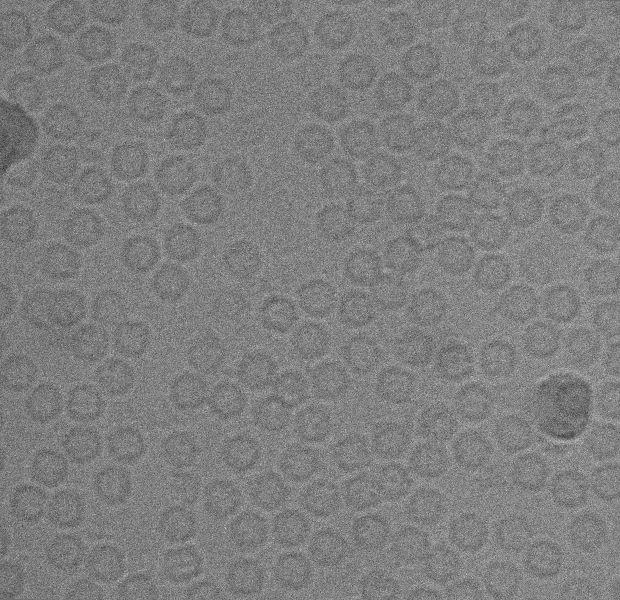
%> input picture Guide User Interface_GUI/Apoferritin cryo-EM dataset/May08_03.05.02.bin_avg.png, 1240 x 1200 px (shown at 1/2 size); the run also reads 1 picture not shown here
$ octave AutoPicker_Final_Demo.m   (GNU Octave 9; MATLAB toolbox functions it lacks are replaced by stand-ins)
%> lines starting %> are read from the running program, lines starting %| are printed output that depends on the picture; in (x1, y1, x2, y2) boxes, pixels count from 0 and x2, y2 are one past the last pixel; in counts of white or black regions, pixels touching at a corner belong together; the program's own positions count from 1
### Signle Particle Detection_Demo/Our_Clustering1.m
function [cluster_image] = Our_Clustering1(im)
%UNTITLED Summary of this function goes here
%   Detailed explanation goes here
% douple the image
img=double(im);

[row,col,color_mp]= size(img);

% Convert the image from 2D to 1D image space...
img_vector = img(:);

% specify number of clusters
Clusters=4;

Cluster = cell(1,Clusters);
Cluster(:) = {zeros(size(img_vector,1),1);};

% Range
range = max(img_vector) - min(img_vector);

% Determine the # of steps
stepv = range/Clusters;
% Cluster initialization
K=stepv:stepv:max(img_vector);

for ii=1:size(img_vector,1)
    difference = abs(K-img_vector(ii));
    [y,ind]=min(difference);
    Cluster{ind}(ii)=img_vector(ii);
end

cluster_1=reshape(Cluster{1,1},[row col]);
C1=cluster_1;C1(cluster_1~=0)=1;
cluster_2=reshape(Cluster{1,2},[row col]);
C2=cluster_2;C2(cluster_2~=0)=2;
cluster_3=reshape(Cluster{1,3},[row col]);
C3=cluster_3;C3(cluster_3~=0)=3;
cluster_4=reshape(Cluster{1,4},[row col]);
C4=cluster_4;C4(cluster_4~=0)=4;
%
figure;suptitle('Clustering using Our Clustering');
subplot 221; imshow(C1);title('Cluster #1');
subplot 222; imshow(C2);title('Cluster #2');
subplot 223; imshow(C3);title('Cluster #3');
subplot 224; imshow(C4);title('Cluster #4');
%%
% cluster_Image_I = imcrop(cluster1,[381 140 56 50]);
% imwrite(cluster_Image_I,'Clustering_before_cleaning_cropped.png');
% figure; imshow(cluster1);
figure; imshow(C1);title('CryoEM-Binary Mask Image');
cluster1=bwareaopen(C1,250);
binIM=cluster1;
SE=strel('disk',1);
cluster2=imerode(binIM,SE);
k=imfill(cluster2,'holes');
BW = imclose(k,SE);
cluster3=bwareaopen(BW,0);
cluster3=imdilate(cluster3,SE);
figure; imshow(cluster3);title('CryoEM-Cleaned Binary Mask Image');
cluster_image=cluster3;
% Final_cluster_Image_I = imcrop(cluster_image,[381 140 56 50]);
% imwrite(Final_cluster_Image_I,'Clustering_After_cleaning_cropped.png');
end

### Signle Particle Detection_Demo/evaluation.m
function [ acc,sen_recall,spe,pre,TPR,TNR,Miss_class,F_1_score] = evaluation( confusion )
%PERFORMANCE evaluate the performance of prediction
%   against true labels

% calculate the sensitivity = t-pos/pos  /* true positive recognition rate */
TP=confusion(1);
FN=confusion(2);
FP=confusion(3);
TN=confusion(4);
Total=TP+FN+FP+TN;

% Sensitivity or true positive rate (TPR).. sen=TP/(TP+FN)
  sen_recall=TP/(TP+FN);

% specificity or true positive rate (TPR).. sen=TP/(TP+FN)
  spe=TP/(TP+FP);

% Precision or positive predictive value (PPV)..prec=TP/(TP+FP)
  pre=TP/(TP+FP);

% True Positive Rate
  TPR=TP/(TP+FP);

% True Negative Rate
if TN==0
    TNR=0;
else
  TNR=TN/(TN+FP);
end

% Misclassification Rate = (FP+FN)/total
  Miss_class=(FN)/(FN+TP);

% Accuracy
  acc = (TP+TN)/Total;

% F1 score
  F_1_score=(2*TP)/(2*TP+FP+FN);

end

### Signle Particle Detection_Demo/K_means_Clustering1.m
function [cluster_image] = K_means_Clustering(img)
%UNTITLED2 Summary of this function goes here
%   Detailed explanation goes here
 % specify number of clusters
    ab = double(img);
    nrows = size(ab,1);
    ncols = size(ab,2);
    ab = reshape(ab,nrows*ncols,1);

    nColors = 4;
    % repeat the clustering 3 times to avoid local minima
    [cluster_idx, cluster_center] = kmeans(ab,nColors,'distance','sqEuclidean', 'Replicates', 3);

    pixel_labels = reshape(cluster_idx,nrows,ncols);
    imshow(pixel_labels,[]);

    % Sort the Clusters
    Ckm1=pixel_labels;Ckm1(pixel_labels~=1)=0;
    Ckm2=pixel_labels;Ckm2(pixel_labels~=2)=0;
    Ckm3=pixel_labels;Ckm3(pixel_labels~=3)=0;
    Ckm4=pixel_labels;Ckm4(pixel_labels~=4)=0;

    figure;suptitle('Clustering using K-means');
    subplot 221; imshow(Ckm1);title('Cluster #1');
    subplot 222; imshow(Ckm2);title('Cluster #2');
    subplot 223; imshow(Ckm3);title('Cluster #3');
    subplot 224; imshow(Ckm4);title('Cluster #4');
    disp(' ');
    clc;
    disp('_________________________________________________________');
    disp('                                                         ');
    disp('   S  E  G  M  E  N  T  A  T  I  O  N   -  S  T  E  P    ');
    disp('              U S I N G   K - M E A N S                  ');
    disp('_________________________________________________________');
    disp(' ');
    sel=input('Select Propoer Cluster #:" ');
    %
    if sel==1
        cluster=Ckm1;
    elseif sel==2
        cluster=Ckm2;
    elseif sel==3
        cluster=Ckm3;
    else
        cluster=Ckm4;
    end
% %% for Image 35
cluster1=bwareaopen(cluster,0);
figure; imshow(cluster1);
cluster1=bwareaopen(cluster,100);
figure; imshow(cluster1);title('CryoEM-Binary Mask Image');
binIM=cluster1;
SE=strel('disk',1);
cluster2=imerode(binIM,SE);
k=imfill(cluster2,'holes');
BW = imclose(k,SE);imshow(BW,[]);
cluster3=bwareaopen(BW,0);
cluster3=imdilate(cluster3,SE);
figure; imshow(cluster3);title('CryoEM-Binary Mask Image');
cluster_image=cluster3;
end

### Signle Particle Detection_Demo/FCM_Clustering1.m
function [cluster_image] = FCM_Clustering(img)
%UNTITLED2 Summary of this function goes here
%   Detailed explanation goes here
 % specify number of clusters
    clusterNum = 3;
    [ Unow, center, now_obj_fcn ] = FCMforImage( img, clusterNum );
    figure;
    subplot(2,2,1); imshow(img,[]);
    % [4 lines of commented-out code are left out]
    Ckfm1=imbinarize(Unow(:,:,1));
    Ckfm2=imbinarize(Unow(:,:,2));
    Ckfm3=imbinarize(Unow(:,:,3));
%     Ckfm4=imbinarize(Unow(:,:,4));
%     Ckfm5=imbinarize(Unow(:,:,5));


    figure;suptitle('Clustering using FCM');
    subplot 221; imshow(Ckfm1);title('Cluster #1');
    subplot 222; imshow(Ckfm2);title('Cluster #2');
    subplot 223; imshow(Ckfm3);title('Cluster #3');
%     subplot 224; imshow(Ckfm4);title('Cluster #4');
%     subplot 235; imshow(Ckfm5);title('Cluster #5');

    %
    clc;
    disp('_________________________________________________________');
    disp('                                                         ');
    disp('   S  E  G  M  E  N  T  A  T  I  O  N   -  S  T  E  P    ');
    disp('                   U S I N G   F C M                     ');
    disp('_________________________________________________________');
    disp(' ');
    sel=input('Select Propoer Cluster #:" ');
    if sel==1
        cluster=Ckfm1;
    elseif sel==2
        cluster=Ckfm2;
    elseif sel==3
        cluster=Ckfm3;
    else
        cluster=Ckfm4;
    end
%
cluster1=bwareaopen(cluster,0);
figure; imshow(cluster1);
cluster1=bwareaopen(cluster,100);
figure; imshow(cluster1);title('CryoEM-Binary Mask Image');
binIM=cluster1;
SE=strel('disk',1);
cluster2=imerode(binIM,SE);
k=imfill(cluster2,'holes');
BW = imclose(k,SE);imshow(BW,[]);
cluster3=bwareaopen(BW,0);
cluster3=imdilate(cluster3,SE);
figure; imshow(cluster3);title('CryoEM-Binary Mask Image');
cluster_image=cluster3;
end

### Signle Particle Detection_Demo/AutoPicker_Final_Demo.m
clc; close all; clear all;

[img,path]=uigetfile('*.png','Select any cryo-EM Image...');
%> the answer given: ../Guide User Interface_GUI/Apoferritin cryo-EM dataset/May08_03.05.02.bin_avg.png
% open the directory box
str=strcat(path,img);

% read the MRI image from the spesific directory
originalImage=imread(str);
%> originalImage is the input picture: size 1200x1240 uint16; min 0, max 65535, mean 32767.2
% originalImage=rgb2gray(originalImage);
originalImage = imresize(originalImage,.5);
%> originalImage: size 600x620 uint16
imwrite(originalImage,'originalImage.png');
figure;
imshow(originalImage); title('Original Cryo-Image');
figure; imhist(originalImage);title('Histogram of the Original Cryo-Image');
%
% orginal_I = imcrop(originalImage,[761.5 280.25 111 98.9999999999999]);
% imwrite(orginal_I,'originalImage_cropped.png');

%% Pre-processing Part
% Image normalization...
z=mat2gray(originalImage);
figure;imshow(z);title('Normalized cryo-EM Image')
figure; imhist(z);title('Histogram of the Cryo-Image');
%> after `title('Histogram of the Cryo-Image')`:
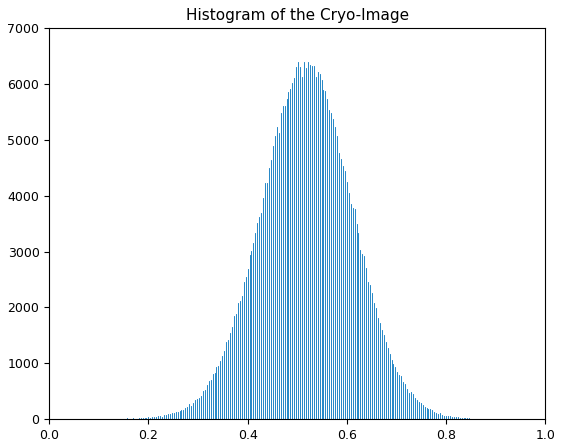
%> figure redrawn from the program's plot data; highest point at x = 0.522, y = 6399
imwrite(z,'Normalized.png');
%
% Normalized_I = imcrop(z,[761.5 280.25 111 98.9999999999999]);
% imwrite(Normalized_I,'Normalized_cropped.png');

% Contrast Enhancement Correction
Inormalized=z;
limit=stretchlim(Inormalized);
%> limit = [0.3; 0.735]
CEC_Image_Adjusment=imadjust(Inormalized,[limit(1) limit(2)]);
figure;imshow(CEC_Image_Adjusment);title('CEC Image Adjusment')
figure; imhist(CEC_Image_Adjusment);title('Histogram of the Cryo-Image');
imwrite(CEC_Image_Adjusment,'CEC.png');

% CEC_Image_Adjusment_I = imcrop(CEC_Image_Adjusment,[761.5 280.25 111 98.9999999999999]);
% imwrite(CEC_Image_Adjusment_I,'CEC_cropped.png');

% Hostogram Equalization
Cryo_EM_Histogram_Equalization = histeq(CEC_Image_Adjusment);
figure; imshow(Cryo_EM_Histogram_Equalization); title('Cryo-EM Histogram Equalization');
figure; imhist(Cryo_EM_Histogram_Equalization);title('Histogram of the Cryo-Image');
imwrite(Cryo_EM_Histogram_Equalization,'HE.png');

% Cryo_EM_Histogram_Equalization_I = imcrop(Cryo_EM_Histogram_Equalization,[761.5 280.25 111 98.9999999999999]);
% imwrite(Cryo_EM_Histogram_Equalization_I,'HE_cropped.png');

% Cryo-EM Restoration
Cryo_EM_Restoration = wiener2(Cryo_EM_Histogram_Equalization,[5 5]);
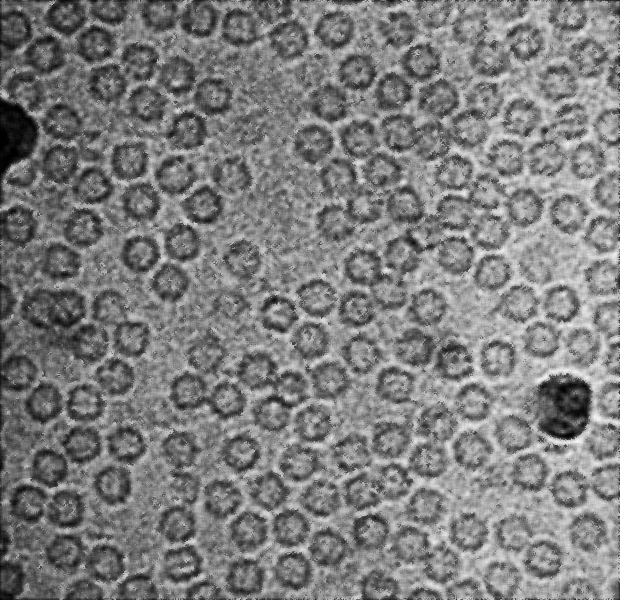
%> Cryo_EM_Restoration: size 600x620 double; min 0, max 0.957, mean 0.494
figure; imshow(Cryo_EM_Restoration); title('Cryo-EM Restoration');
figure; imhist(Cryo_EM_Restoration);title('Histogram of the Restored Cryo-Image');
imwrite(Cryo_EM_Restoration,'Restored.png');

% Cryo_EM_Restoration_I = imcrop(Cryo_EM_Restoration,[761.5 280.25 111 98.9999999999999]);
% imwrite(Cryo_EM_Restoration_I,'Restored_cropped.png');

% Adaptive Histogram Equlaizer Cryo-Image
Adaptive_Histogram_Equlaizer = histeq(Cryo_EM_Restoration);
Adaptive_Histogram_Equlaizer=adapthisteq(Adaptive_Histogram_Equlaizer,'clipLimit',.02,'Distribution','rayleigh');
Adaptive_Histogram_Equlaizer=adapthisteq(Adaptive_Histogram_Equlaizer,'clipLimit',.99,'Distribution','rayleigh');
figure;imshow(Adaptive_Histogram_Equlaizer);title('Adaptive Cryo-EM Histo-Equal.')
figure; imhist(Adaptive_Histogram_Equlaizer);title('Histogram of the Adaptive Cryo-EM Histo-Equal.');
imwrite(Adaptive_Histogram_Equlaizer,'Adaptive_Histogram_Equlaizer.png');

% Adaptive_Histogram_Equlaizer_I = imcrop(Adaptive_Histogram_Equlaizer,[761.5 280.25 111 98.9999999999999]);
% imwrite(Adaptive_Histogram_Equlaizer_I,'Adaptive_Histogram_Equlaizer_cropped.png');

% Gaudided Filtering
Gaudided_Filtering=imguidedfilter(Adaptive_Histogram_Equlaizer);
Gaudided_Filtering=imguidedfilter(Gaudided_Filtering);
Gaudided_Filtering=imguidedfilter(Gaudided_Filtering);
Gaudided_Filtering=imguidedfilter(Gaudided_Filtering);
Gaudided_Filtering=imadjust(Gaudided_Filtering);
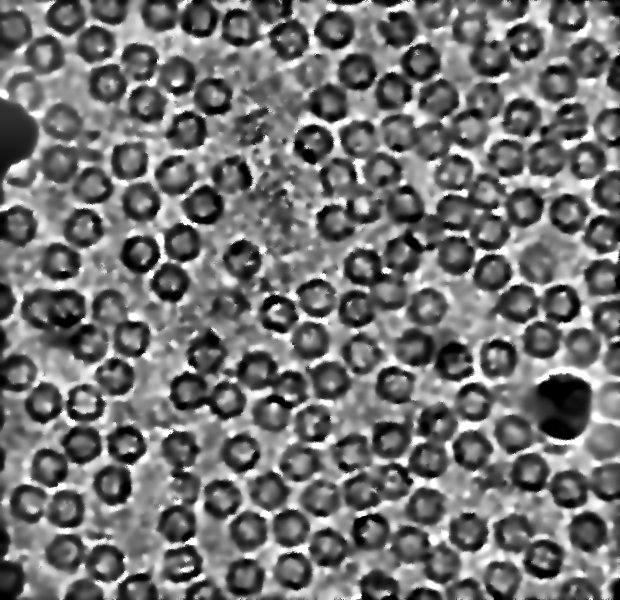
%> Gaudided_Filtering: size 600x620 double; min 0, max 1, mean 0.454
figure;imshow(Gaudided_Filtering);title('Gaudided Filtering')
figure; imhist(Gaudided_Filtering);title('Histogram of the Gaudided Filtering');
imwrite(Gaudided_Filtering,'Gaudided.png');

% Gaudided_Filtering_I = imcrop(Gaudided_Filtering,[761.5 280.25 111 98.9999999999999]);
% imwrite(Gaudided_Filtering_I,'Gaudided_Filtering_cropped.png');

% Morphological Image Operation
Morphological_Image=imopen(Gaudided_Filtering,strel('disk',1));
Morphological_Image=imopen(Morphological_Image,strel('disk',1));
Morphological_Image=imopen(Morphological_Image,strel('disk',1));
Morphological_Image=imopen(Morphological_Image,strel('disk',1));
Morphological_Image=imopen(Morphological_Image,strel('disk',1));
figure;imshow(Morphological_Image);title('Morphological Image Operation')
figure; imhist(Morphological_Image);title('Histogram of Morphological Image Operation');
imwrite(Morphological_Image,'Morphological.png');

Morphological_Image_I = imcrop(Morphological_Image,[381 140 56 50]);
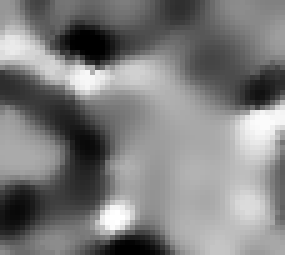
%> Morphological_Image_I: size 51x57 double (shown 5 times larger); min 0, max 1, mean 0.497
imwrite(Morphological_Image_I,'Morphological_cropped.png');
%
close all;
%% Particles Picking using Our Approach (ICB)....
%
% Clustering....
disp('_______________________________________________________________________');
disp('                                                                       ');
disp('        S I N G L E - P A R T I C L E - D E T E C T I O N ');
disp('                            USING ICB                                  ');
disp('_______________________________________________________________________');
disp(' ');
    tic;
    [cluster1] = Our_Clustering1(Morphological_Image);
%> in Our_Clustering1, `range = max(img_vector) - min(img_vector);`: range = 1
%> in Our_Clustering1, `stepv = range/Clusters;`: stepv = 0.25
%> in Our_Clustering1, `K=stepv:stepv:max(img_vector);`: K = [0.25 0.5 0.75 1]
%> the loop in Our_Clustering1, `for ii=1:size(img_vector,1)` made 372000 passes
%> (difference, y, ind) on passes 1 to 3: ([0.213 0.0366 0.287 0.537], 0.0366, 2), ([0.225 0.0245 0.275 0.525], 0.0245, 2), ([0.244 0.00588 0.256 0.506], 0.00588, 2)
%> after the loop in Our_Clustering1, `for ii=1:size(img_vector,1)`: Cluster = 4 items
%> in Our_Clustering1, `C1(cluster_1~=0)=1`:
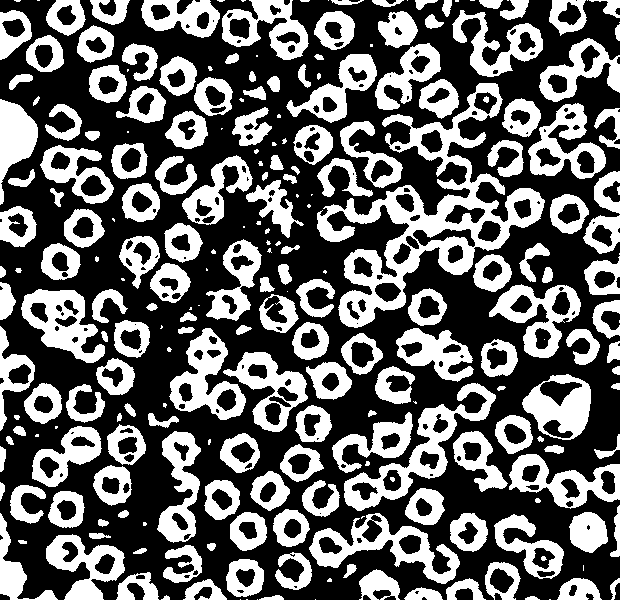
%> C1: size 600x620 double; values 0 (black) and 1 (white), 39.2% white; 241 white regions (60 under 20 px), largest, box (x1, y1, x2, y2) and area: (317, 83, 545, 328) 13192, (344, 383, 496, 511) 4017, (309, 513, 460, 584) 3295
%> in Our_Clustering1, `cluster_2=reshape(Cluster{1,2},[row col]);`:
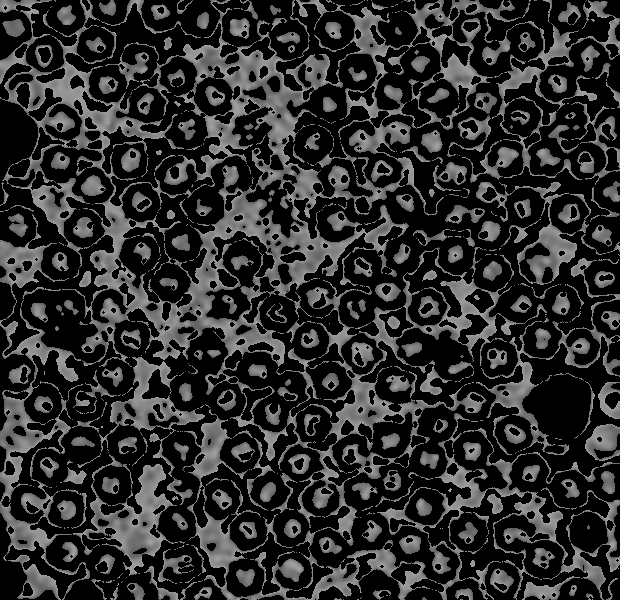
%> cluster_2: size 600x620 double; min 0, max 0.625, mean 0.174
%> in Our_Clustering1, `C2(cluster_2~=0)=2`:
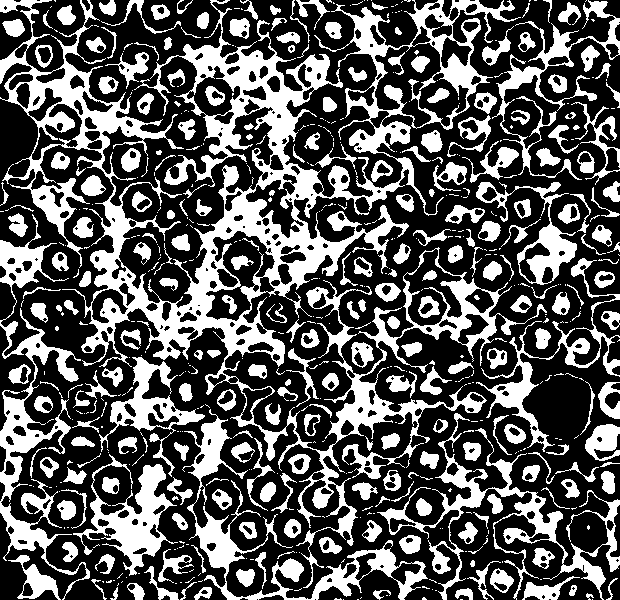
%> C2: size 600x620 double; values 0 (black) and 2 (white), 34.6% white; 582 white regions (325 under 20 px), largest, box (x1, y1, x2, y2) and area: (0, 0, 547, 588) 52218, (0, 214, 90, 600) 7093, (182, 409, 428, 600) 6149
%> (the rest of the program and of its run is left out)
